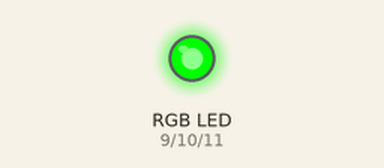
The sketch below on a simulated Arduino Uno, built with avr-gcc and run on an emulated ATmega328P. Shown: an RGB LED mixed from three pins (HIGH = lit).

Above: at 0.1 s.
At 0.7 s:
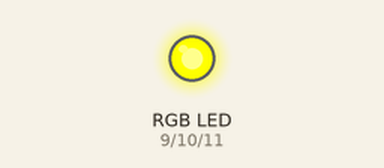
Timing chart, 0 to 2.2 s (numbered marks = the images above):
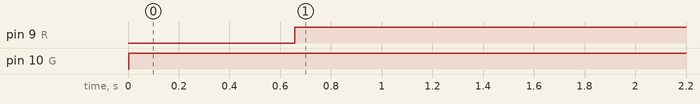

Measured:
- by itself, pin 9 (R): LOW → HIGH at 0.66 s
- by itself, pin 10 (G): LOW → HIGH at 0.00 s

The sketch:

Multi_color_RGB.ino
```cpp
#define R 9
#define G 10
#define B 11
int j,i,k=0;
void setup() {
  // put your setup code here, to run once:
 pinMode(G,OUTPUT);
 pinMode(R,OUTPUT);
 pinMode(B,OUTPUT);
}

void loop() {
  // put your main code here, to run repeatedly:
 for( i=0;i<256;i++){//for RED
  digitalWrite(B,k);

   for( j=0;j<256;j++){//for Green
    digitalWrite(G,j);
    digitalWrite(B,k);
     for( k=0;k<256;k++){
      digitalWrite(G,j);
      digitalWrite(R,i);

     }
   }
 }
}
```
